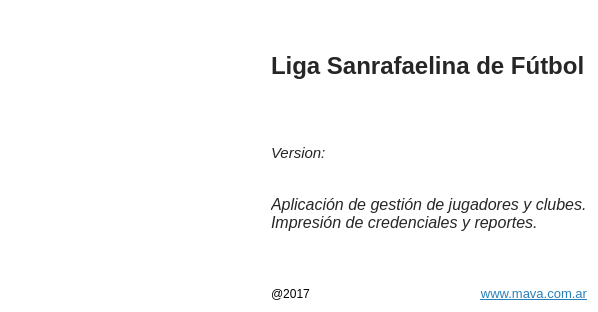
<?xml version="1.0" encoding="UTF-8"?>
<ui version="4.0">
 <class>about_dialog</class>
 <widget class="QDialog" name="about_dialog">
  <property name="windowModality">
   <enum>Qt::ApplicationModal</enum>
  </property>
  <property name="geometry">
   <rect>
    <x>0</x>
    <y>0</y>
    <width>598</width>
    <height>312</height>
   </rect>
  </property>
  <property name="windowTitle">
   <string>Acerca de Liga Sanrafaelina de Fútbol</string>
  </property>
  <property name="styleSheet">
   <string notr="true">background-color: rgb(255, 255, 255);</string>
  </property>
  <property name="modal">
   <bool>true</bool>
  </property>
  <layout class="QHBoxLayout" name="horizontalLayout">
   <item>
    <widget class="QLabel" name="lbl_logo">
     <property name="minimumSize">
      <size>
       <width>250</width>
       <height>250</height>
      </size>
     </property>
     <property name="text">
      <string/>
     </property>
     <property name="pixmap">
      <pixmap resource="../resources.qrc">:/images/asserts/icon-200.png</pixmap>
     </property>
     <property name="scaledContents">
      <bool>false</bool>
     </property>
     <property name="alignment">
      <set>Qt::AlignCenter</set>
     </property>
    </widget>
   </item>
   <item>
    <layout class="QVBoxLayout" name="verticalLayout">
     <item>
      <widget class="QLabel" name="lbl_title">
       <property name="sizePolicy">
        <sizepolicy hsizetype="Preferred" vsizetype="Preferred">
         <horstretch>2</horstretch>
         <verstretch>2</verstretch>
        </sizepolicy>
       </property>
       <property name="font">
        <font>
         <pointsize>18</pointsize>
         <weight>75</weight>
         <bold>true</bold>
        </font>
       </property>
       <property name="styleSheet">
        <string notr="true">color: rgb(38, 38, 38);</string>
       </property>
       <property name="text">
        <string>Liga Sanrafaelina de Fútbol</string>
       </property>
       <property name="wordWrap">
        <bool>true</bool>
       </property>
      </widget>
     </item>
     <item>
      <widget class="QLabel" name="lbl_version">
       <property name="sizePolicy">
        <sizepolicy hsizetype="Preferred" vsizetype="Preferred">
         <horstretch>1</horstretch>
         <verstretch>1</verstretch>
        </sizepolicy>
       </property>
       <property name="font">
        <font>
         <pointsize>11</pointsize>
         <italic>true</italic>
        </font>
       </property>
       <property name="styleSheet">
        <string notr="true">color: rgb(38, 38, 38);</string>
       </property>
       <property name="text">
        <string>Version:</string>
       </property>
      </widget>
     </item>
     <item>
      <widget class="QLabel" name="lbl_description">
       <property name="sizePolicy">
        <sizepolicy hsizetype="Preferred" vsizetype="Preferred">
         <horstretch>1</horstretch>
         <verstretch>1</verstretch>
        </sizepolicy>
       </property>
       <property name="font">
        <font>
         <pointsize>12</pointsize>
         <italic>true</italic>
        </font>
       </property>
       <property name="styleSheet">
        <string notr="true">color: rgb(38, 38, 38);</string>
       </property>
       <property name="text">
        <string>Aplicación de gestión de jugadores y clubes. Impresión de credenciales y reportes.</string>
       </property>
       <property name="wordWrap">
        <bool>true</bool>
       </property>
      </widget>
     </item>
     <item>
      <spacer name="verticalSpacer">
       <property name="orientation">
        <enum>Qt::Vertical</enum>
       </property>
       <property name="sizeHint" stdset="0">
        <size>
         <width>20</width>
         <height>40</height>
        </size>
       </property>
      </spacer>
     </item>
     <item>
      <layout class="QHBoxLayout" name="horizontalLayout_2">
       <item>
        <widget class="QLabel" name="lbl_year">
         <property name="text">
          <string>@2017</string>
         </property>
         <property name="margin">
          <number>5</number>
         </property>
        </widget>
       </item>
       <item>
        <widget class="QLabel" name="lbl_logo_brand">
         <property name="text">
          <string/>
         </property>
        </widget>
       </item>
       <item>
        <widget class="QLabel" name="lbl_brand">
         <property name="sizePolicy">
          <sizepolicy hsizetype="Preferred" vsizetype="Preferred">
           <horstretch>1</horstretch>
           <verstretch>2</verstretch>
          </sizepolicy>
         </property>
         <property name="font">
          <font>
           <pointsize>12</pointsize>
           <italic>true</italic>
          </font>
         </property>
         <property name="styleSheet">
          <string notr="true">color: rgb(38, 38, 38);</string>
         </property>
         <property name="frameShadow">
          <enum>QFrame::Plain</enum>
         </property>
         <property name="text">
          <string>&lt;!DOCTYPE HTML PUBLIC &quot;-//W3C//DTD HTML 4.0//EN&quot; &quot;http://www.w3.org/TR/REC-html40/strict.dtd&quot;&gt;
&lt;html&gt;&lt;head&gt;&lt;meta name=&quot;qrichtext&quot; content=&quot;1&quot; /&gt;&lt;style type=&quot;text/css&quot;&gt;
p, li { white-space: pre-wrap; }
&lt;/style&gt;&lt;/head&gt;&lt;body style=&quot; font-family:'Noto Sans'; font-size:12pt; font-weight:400; font-style:italic;&quot;&gt;
&lt;p style=&quot; margin-top:0px; margin-bottom:0px; margin-left:0px; margin-right:0px; -qt-block-indent:0; text-indent:0px;&quot;&gt;&lt;a href=&quot;www.mava.com.ar&quot;&gt;&lt;span style=&quot; font-size:10pt; font-style:normal; text-decoration: underline; color:#2980b9;&quot;&gt;www.mava.com.ar&lt;/span&gt;&lt;/a&gt;&lt;/p&gt;&lt;/body&gt;&lt;/html&gt;</string>
         </property>
         <property name="alignment">
          <set>Qt::AlignRight|Qt::AlignTrailing|Qt::AlignVCenter</set>
         </property>
         <property name="margin">
          <number>5</number>
         </property>
        </widget>
       </item>
      </layout>
     </item>
    </layout>
   </item>
  </layout>
 </widget>
 <resources>
  <include location="../resources.qrc"/>
 </resources>
 <connections/>
</ui>
